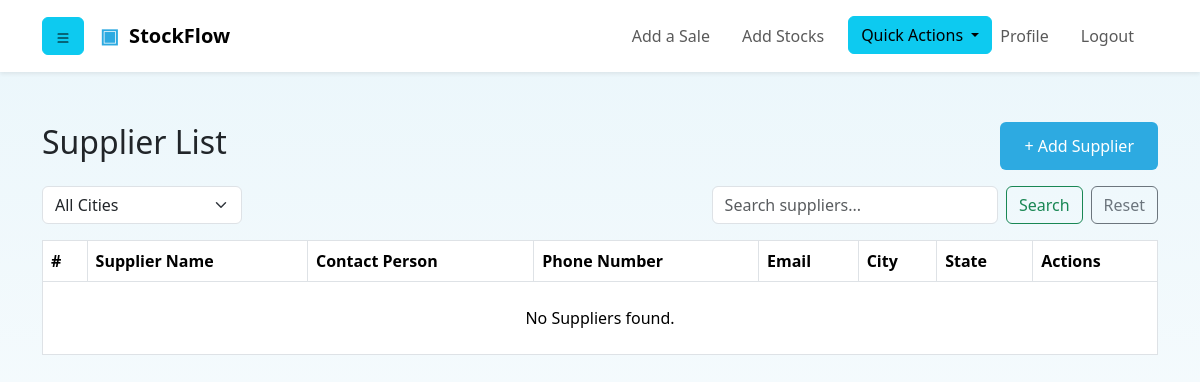
/supplier/supplier-list/ (signed in), run on an earlier commit of the app's database.
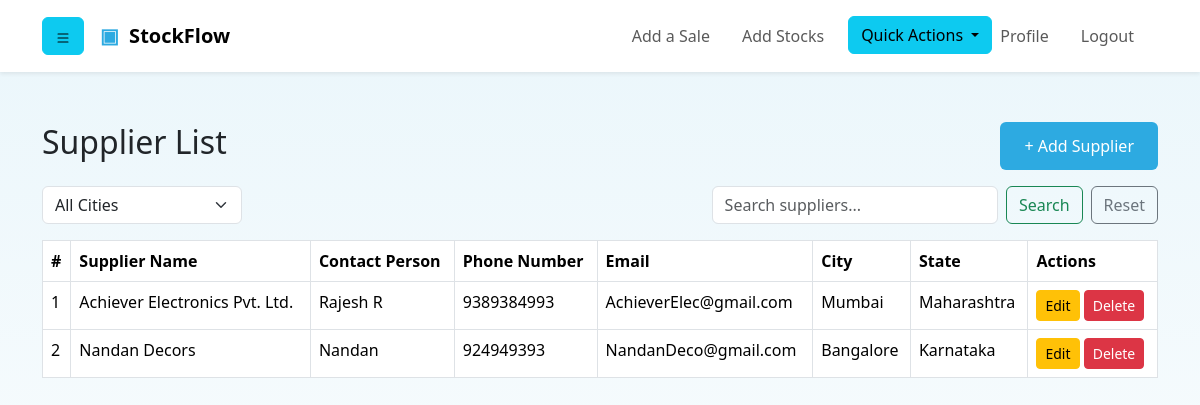
And on a later commit of the database.
### main/models.py (models this page shows, shortened)
class Supplier(models.Model):
    supplier_name = models.CharField("Enter supplier name." ,max_length=50)
    contact_person = models.CharField("Enter supplier's contact person name.", max_length=100)
    phone_number = models.CharField("Enter contact person phone number.", max_length=10, unique=True, null=True, blank=True)
    email = models.EmailField("Enter contact person email address.", max_length=30, unique=False)
    city = models.CharField(max_length=30, blank=True, null=True)
    state = models.CharField(max_length=50, blank=True, null=True)
    postal_code = models.CharField(max_length=10, blank=True, null=True)
    created_at = models.DateTimeField(auto_now_add=True)
    updated_at = models.DateTimeField(auto_now=True)
    class Meta:
        ordering = ['supplier_name']

### main/views.py (the view, shortened to what this page needs)
# urls.py: path('supplier/supplier-list/', views.SupplierListView.as_view(), name='supplier_list'),
class SupplierListView(LoginRequiredMixin, ListView):
    model = Supplier
    template_name = 'main/supplier_list.html'
    context_object_name = 'suppliers'
    paginate_by = 10
    def get_queryset(self):
        queryset = super().get_queryset()
        query = self.request.GET.get('q')
        city = self.request.GET.get('city')
        if city:
            queryset = queryset.filter(city__icontains=city)
        return queryset
    def get_context_data(self, **kwargs):
        context = super().get_context_data(**kwargs)
        context['cities'] = Supplier.objects.values_list('city', flat=True).distinct()
        return context

### templates/main/supplier_list.html (shortened to what this page needs)
{% extends 'base.html' %}
{% block content %}
<div class="container">
    <div class="d-flex justify-content-between align-items-center mb-3">
        <h2>Supplier List</h2>
        <a href="{% url 'add_supplier' %}" class="btn btn-primary">+ Add Supplier</a>
    </div>
    <form method="GET" class="d-flex justify-content-between align-items-center mb-3">
        <div>
            <select name="city" class="form-select" style="width: 200px;" onchange="this.form.submit()">
                <option value="">All Cities</option>
            </select>
        </div>
        <div class="d-flex gap-2" style="width: 40%;">
            <input
                type="search"
                name="q"
                class="form-control flex-grow-1"
                placeholder="Search suppliers..."
                value="{{ request.GET.q }}"
            >
            <button class="btn btn-outline-success" type="submit">Search</button>
            <a href="{% url 'supplier_list' %}" class="btn btn-outline-secondary">Reset</a>
        </div>
    </form>
    <table class="table table-bordered">
        <thead>
            <tr>
                <th>#</th>
                <th>Supplier Name</th>
                <th>Contact Person</th>
                <th>Phone Number</th>
                <th>Email</th>
                <th>City</th>
                <th>State</th>
                <th>Actions</th>
            </tr>
        </thead>
        <tbody>
            {% for supplier in suppliers %}
            <tr>
                <td>{{ forloop.counter }}</td>
                <td>{{ supplier.supplier_name }}</td>
                <td>{{ supplier.contact_person }}</td>
                <td>{{ supplier.phone_number }}</td>
                <td>{{ supplier.email }}</td>
                <td>{{ supplier.city }}</td>
                <td>{{ supplier.state }}</td>
                <td>
                    <a href="{% url 'supplier_update' supplier.pk %}" class="btn btn-sm btn-warning">Edit</a>
                    <a href="{% url 'supplier_delete' supplier.pk %}" class="btn btn-sm btn-danger">Delete</a>
                </td>
            </tr>
            {% empty %}
            <tr>
                <td colspan="8" class="text-center py-4">
                    No Suppliers found.
                </td>
            </tr>
            {% endfor %}
        </tbody>
    </table>
</div>
{% endblock %}

What changed in the data, as far as the page shows it:
added Supplier: supplier_name "Achiever Electronics Pvt. Ltd.", contact_person "Rajesh R", phone_number "9389384993", email "AchieverElec@gmail.com", city "Mumbai", state "Maharashtra"
added Supplier: supplier_name "Nandan Decors", contact_person "Nandan", phone_number "924949393", email "NandanDeco@gmail.com", city "Bangalore", state "Karnataka"
Also different on the page:
text no longer shown: "No Suppliers found."
